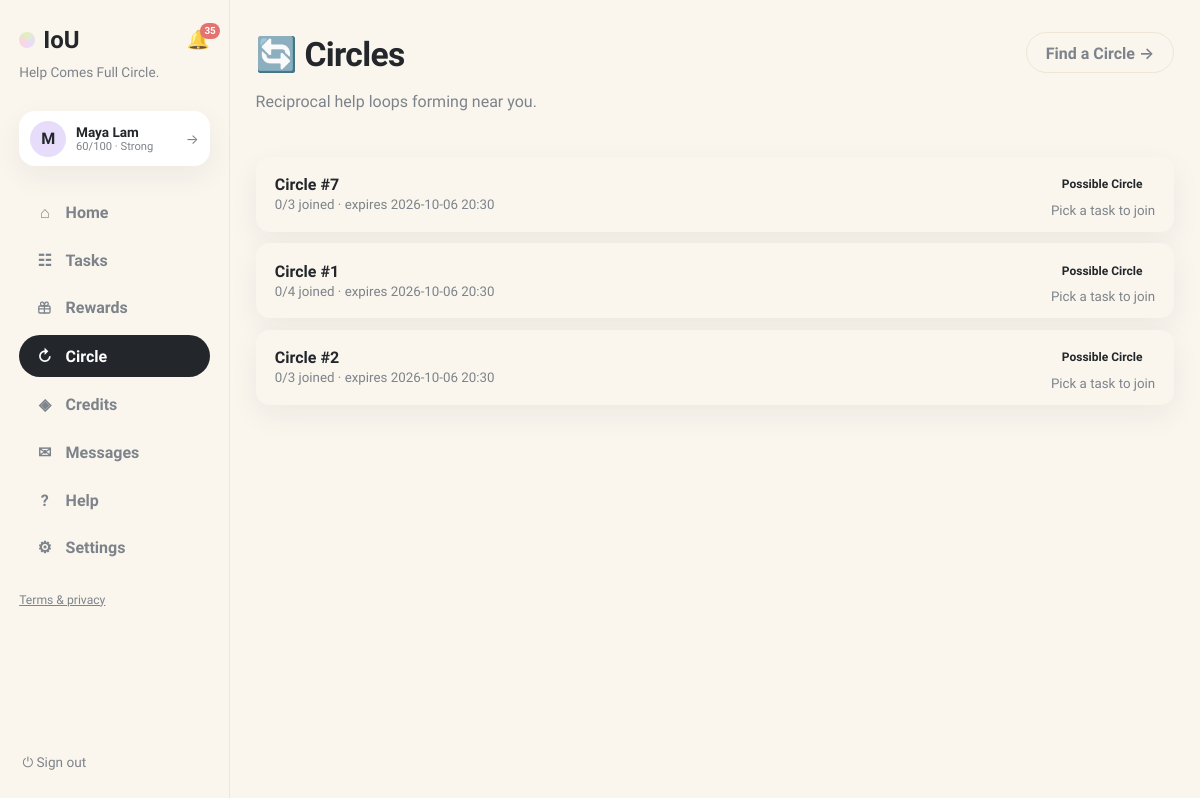
The app's page /chain-invitations (signed in) with its own data.
### tables this page shows
CREATE TABLE users (
                id INTEGER PRIMARY KEY, name TEXT NOT NULL, email TEXT UNIQUE NOT NULL,
                password TEXT NOT NULL, balance INTEGER NOT NULL DEFAULT 0,
                held_balance INTEGER NOT NULL DEFAULT 0,
                is_moderator INTEGER NOT NULL DEFAULT 0
            , language TEXT NOT NULL DEFAULT 'en', address TEXT, district TEXT, hkid TEXT, address_id TEXT, age INTEGER, birthday TEXT, skills TEXT NOT NULL DEFAULT '', community_helper INTEGER NOT NULL DEFAULT 0, created_at TEXT, consent_analytics INTEGER NOT NULL DEFAULT 0, reliability INTEGER NOT NULL DEFAULT 60, account_status TEXT NOT NULL DEFAULT 'active', analytics_consent INTEGER NOT NULL DEFAULT 0, username TEXT, bio TEXT, verification_identity TEXT NOT NULL DEFAULT 'unverified', verification_neighbourhood TEXT NOT NULL DEFAULT 'unverified', vis_photo INTEGER NOT NULL DEFAULT 1, vis_neighbourhood INTEGER NOT NULL DEFAULT 1, vis_skills INTEGER NOT NULL DEFAULT 1, vis_bio INTEGER NOT NULL DEFAULT 1, vis_completed INTEGER NOT NULL DEFAULT 1, vis_circle INTEGER NOT NULL DEFAULT 1, circle_enabled INTEGER NOT NULL DEFAULT 1, circle_notifications INTEGER NOT NULL DEFAULT 1, circle_community_only INTEGER NOT NULL DEFAULT 0, circle_max_distance_km REAL NOT NULL DEFAULT 2.0, circle_availability TEXT NOT NULL DEFAULT '');

CREATE TABLE chain_proposals (
                id INTEGER PRIMARY KEY, status TEXT NOT NULL DEFAULT 'pending',
                balancing_amount INTEGER NOT NULL DEFAULT 0,
                balance_explanation TEXT NOT NULL, created_at TEXT NOT NULL,
                expires_at TEXT NOT NULL, activated_at TEXT, cancelled_at TEXT
            , max_members INTEGER NOT NULL DEFAULT 4, credit_tolerance INTEGER NOT NULL DEFAULT 2, operationally_completed_at TEXT, fully_settled_at TEXT, community_id TEXT);

### app.py (the view)
@app.get("/chain-invitations", response_class=HTMLResponse)
def chain_invitations(request: Request):
    user = current_user(request)
    if not user:
        return RedirectResponse("/login", status_code=303)
    with db() as connection:
        expire_circles(connection)
        ensure_chain_invitations(connection)
        proposals = connection.execute(
            """SELECT cp.*, cm.response, cm.status AS my_status,
                      COUNT(allm.user_id) member_count,
                      SUM(allm.response='accepted') accepted_count
               FROM chain_proposals cp JOIN chain_members cm ON cm.proposal_id=cp.id
               JOIN chain_members allm ON allm.proposal_id=cp.id
               WHERE cm.user_id=?
                 AND allm.response != 'declined' AND COALESCE(allm.status,'pending') != 'removed'
                 AND cp.status IN ('pending','start_confirming','active','recovery')
               GROUP BY cp.id ORDER BY cp.created_at DESC""",
            (user["id"],)).fetchall()
        rows = []
        for p in proposals:
            left = (p["response"] == "declined"
                    or (p["my_status"] or MEMBER_PENDING) in MEMBER_GONE)
            rows.append({"row": p, "left": left})
    return render(request, "chain_invitations.html", page="circle", proposals=rows,
                  status_labels=CIRCLE_STATUS_LABELS)

### templates/chain_invitations.html (shortened to what this page needs)
{% extends "base.html" %}
{% block content %}
<header class="page-head"><div><h1>🔄 Circles</h1><p class="muted">Reciprocal help loops forming near you.</p></div>
  <a class="btn-ghost" href="/chains/suggestions">Find a Circle →</a></header>
<div class="exchange-table">
{% for item in proposals %}
{% set p = item.row %}
  <a class="exchange-row card" href="/chains/{{ p.id }}">
    <div class="ex-main"><b>Circle #{{ p.id }}</b>
      <small class="muted">{{ p.accepted_count }}/{{ p.member_count }} joined ·
        {% if p.expires_at and p.status in ('pending','start_confirming') %}expires {{ p.expires_at[:16].replace('T',' ') }}{% else %}{{ status_labels.get(p.status, p.status) }}{% endif %}</small></div>
    <div class="ex-side">
      <span class="status s-{{ p.status }}">{{ status_labels.get(p.status, p.status) }}</span>
      {% if item.left %}<small class="muted">You left · tap to rejoin</small>
      {% elif p.response == 'accepted' %}<small>Joined</small>
      {% elif p.response == 'pending' %}<small class="muted">Pick a task to join</small>{% endif %}
    </div>
  </a>
{% else %}
  <div class="card"><p class="empty">No Circles yet. <a href="/chains/suggestions">See what could form →</a></p></div>
{% endfor %}
</div>
{% endblock %}

### templates/base.html (shortened to what this page needs)
<!doctype html>
<html lang="en"><head><link rel="stylesheet" href="/static/style.css"></head>
<body class="app-body">
<nav class="sidebar">
  <div class="brand-row">
    <a class="brand" href="/"><span class="brand-dot"></span>IoU</a>
    {% if user %}
    <a class="bell {% if page == 'notifications' %}active{% endif %}" href="/notifications" title="Notifications">🔔{% if unread_notifs or unread_msgs %}<span class="bell-badge">{{ (unread_notifs or 0) + (unread_msgs or 0) }}</span>{% endif %}</a>
    {% endif %}
  </div>
  <p class="brand-tag">Help Comes Full Circle.</p>
  {% if user %}
  <a class="side-user" href="/profile" title="Your profile">
    <div class="avatar">{{ user.name[0] }}</div>
    {% set sc = user.reliability if user.reliability is not none else 60 %}
    {% set lab = 'Suspended' if sc <= 0 else ('Restricted' if sc < 30 else ('Limited' if sc < 60 else ('Strong' if sc < 80 else 'Excellent'))) %}
    <div class="sidebar-user-meta"><b>{{ user.name }}</b>
      <small>{{ sc }}/100 · {{ lab }}</small>
    </div>
    <span class="side-user-arrow">→</span>
  </a>
  <div class="nav-links">
    <a class="nav-link {% if page == 'home' %}active{% endif %}" href="/"><span class="nav-ico">⌂</span>Home</a>
    <a class="nav-link {% if page == 'browse' %}active{% endif %}" href="/browse"><span class="nav-ico">☷</span>Tasks</a>
    <a class="nav-link " href="/rewards"><span class="nav-ico"></span>Rewards</a>
    <a class="nav-link {% if page == 'circle' %}active{% endif %}" href="/chain-invitations"><span class="nav-ico">↻</span>Circle{% if circle_pending %}<span class="unread-dot"></span>{% endif %}</a>
    <a class="nav-link {% if page == 'credits' %}active{% endif %}" href="/history"><span class="nav-ico">◈</span>Credits</a>
    <a class="nav-link {% if page == 'messages' %}active{% endif %}" href="/messages"><span class="nav-ico">✉</span>Messages{% if unread_msgs %}<span class="unread-dot"></span>{% endif %}</a>
    <a class="nav-link {% if page == 'help' %}active{% endif %}" href="/help"><span class="nav-ico">?</span>Help</a>
    <a class="nav-link {% if page == 'account' %}active{% endif %}" href="/account"><span class="nav-ico">⚙</span>Settings</a>
  </div>
  <p class="nav-footer"><a href="/legal">Terms &amp; privacy</a></p>
  <form method="post" action="/logout" class="side-logout"><button class="link-button" title="Sign out">⏻ Sign out</button></form>
  {% else %}
  <div class="nav-links">
    <a class="nav-link" href="/login"><span class="nav-ico">→</span>Sign in</a>
    <a class="nav-link" href="/register"><span class="nav-ico">＋</span>Create account</a>
  </div>
  <p class="nav-footer"><a href="/legal">Terms &amp; privacy</a></p>
  {% endif %}
</nav>
<main class="content {% block content_class %}{% endblock %}">{% block content %}{% endblock %}</main>
</body></html>

### static/style.css (style rules this page uses)
:root { --bg:#faf6ee; --ink:#23272b; --muted:#7d838a; --line:#eee5d5; --yellow:#fdeab2; --green:#dff0bd; --pink:#fbd5e2; --purple:#e7ddfb; --blue:#d7eafb; --peach:#fbdfca; --card:#ffffff; --shadow:0 10px 30px rgba(35,39,43,.06); --radius:22px; }
* { box-sizing:border-box }
body { margin:0;font-family:Sora,Inter,system-ui,sans-serif;color:var(--ink);background:var(--bg) }
h1 { font-size:2.1rem;font-weight:800;margin:.2rem 0;letter-spacing:-.02em }
p { line-height:1.55 }
a { color:inherit }
.muted,.empty { color:var(--muted) }
.app-body { display:flex;min-height:100vh }
.sidebar { width:230px;flex-shrink:0;padding:1.6rem 1.2rem;display:flex;flex-direction:column;gap:.4rem;border-right:1px solid var(--line);position:sticky;top:0;height:100vh }
.brand { display:flex;align-items:center;gap:.5rem;font-size:1.5rem;font-weight:800;text-decoration:none }
.brand-dot { width:16px;height:16px;border-radius:50%;background:conic-gradient(var(--green),var(--purple),var(--pink),var(--green));display:inline-block }
.brand-tag { color:var(--muted);font-size:.85rem;margin:.2rem 0 1.4rem 0;line-height:1.4 }
.nav-links { display:flex;flex-direction:column;gap:.4rem }
.nav-link { display:flex;align-items:center;gap:.7rem;text-decoration:none;font-weight:600;padding:.7rem 1rem;border-radius:999px;color:var(--muted) }
.nav-link.active { background:var(--ink);color:#fff }
.nav-ico { width:1.2rem;text-align:center }
.avatar { width:36px;height:36px;border-radius:50%;background:var(--purple);display:flex;align-items:center;justify-content:center;font-weight:800 }
.sidebar-user-meta { flex:1;min-width:0 }
.sidebar-user-meta b { display:block;font-size:.85rem;white-space:nowrap;overflow:hidden;text-overflow:ellipsis }
.sidebar-user-meta small { color:var(--muted);font-size:.7rem;display:block;white-space:nowrap;overflow:hidden;text-overflow:ellipsis }
.link-button { background:none;border:0;font-size:1.1rem;cursor:pointer;color:var(--muted);padding:.2rem }
.content { flex:1;max-width:1600px;margin:0 auto;padding:2.4rem clamp(1.2rem,3.5vw,3.5rem) 5rem;width:100% }
@media (max-width:1250px) { .content { padding:2rem 1.6rem 4rem } }
.page-head { display:flex;justify-content:space-between;align-items:flex-start;gap:1rem;margin-bottom:1.6rem }
.card { background:var(--card);border-radius:var(--radius);padding:1.3rem 1.4rem;box-shadow:var(--shadow) }
button { font:inherit;cursor:pointer }
.btn-ghost { display:inline-block;background:none;border:1.5px solid var(--line);border-radius:999px;padding:.6rem 1.2rem;font-weight:600;color:var(--muted);text-decoration:none }
.status { font-size:.75rem;font-weight:700;padding:.4rem .8rem;border-radius:999px;white-space:nowrap;text-transform:capitalize }
.bell { display:inline-flex;position:relative;font-size:1.15rem;text-decoration:none;margin-top:.6rem;opacity:.85 }
.bell-badge { position:absolute;top:-6px;right:-10px;background:#e05c5c;color:#fff;font-size:.62rem;font-weight:700;min-width:16px;height:16px;border-radius:8px;display:flex;align-items:center;justify-content:center;padding:0 4px }
.exchange-row { display:flex;align-items:center;gap:1rem;padding:.9rem 1.2rem;text-decoration:none;color:inherit }
.exchange-row b { flex:1 }
.exchange-table { display:flex;flex-direction:column;gap:.7rem }
.ex-main { flex:1;min-width:0 }
.ex-main b { display:block }
.ex-side { display:flex;flex-direction:column;align-items:flex-end;gap:.3rem;flex-shrink:0 }
.brand-row { display:flex;align-items:center;justify-content:space-between;gap:.5rem }
.brand-row .bell { margin-top:0 }
.side-user { display:flex;align-items:center;gap:.6rem;background:var(--card);border-radius:16px;padding:.6rem .7rem;box-shadow:var(--shadow);text-decoration:none;color:inherit;margin-bottom:1.2rem }
.side-user-arrow { color:var(--muted);font-size:.85rem }
.side-logout { margin-top:auto }
.side-logout .link-button { font-size:.85rem;display:flex;align-items:center;gap:.4rem }
.nav-footer { font-size:.76rem;color:var(--muted);margin-top:1rem }
.exchange-row { background:var(--bg);border-radius:14px }

### records on screen
users: name "M", name "Maya Lam"
chain_proposals: id "7", expires_at "2026-10-06 20:30", get "Possible Circle"
chain_proposals: id "1", expires_at "2026-10-06 20:30", get "Possible Circle"
chain_proposals: id "2", expires_at "2026-10-06 20:30", get "Possible Circle"

### other values on screen
{{ (unread_notifs or 0) + (unread_msgs or 0) }} "35"
{{ sc }} "60"
{{ lab }} "Strong"
{{ p.accepted_count }} "0" "0" "0"
{{ p.member_count }} "3" "4" "3"
